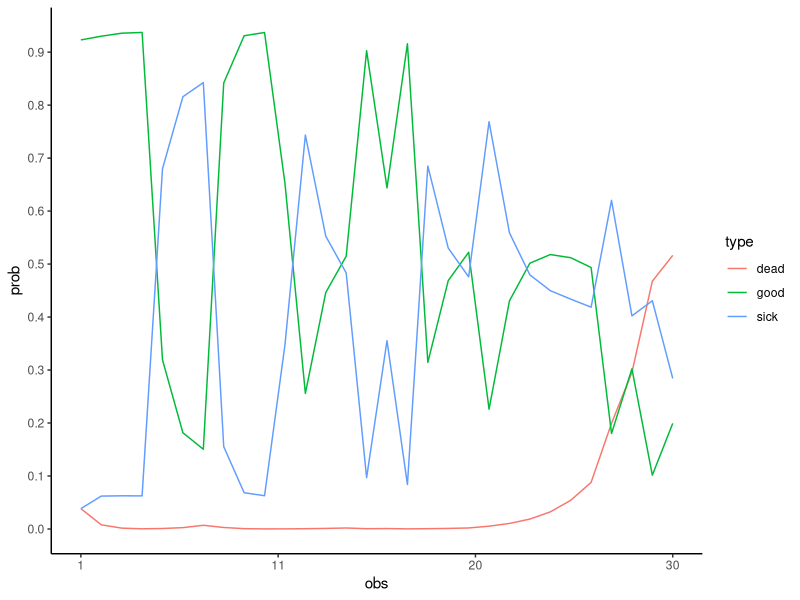
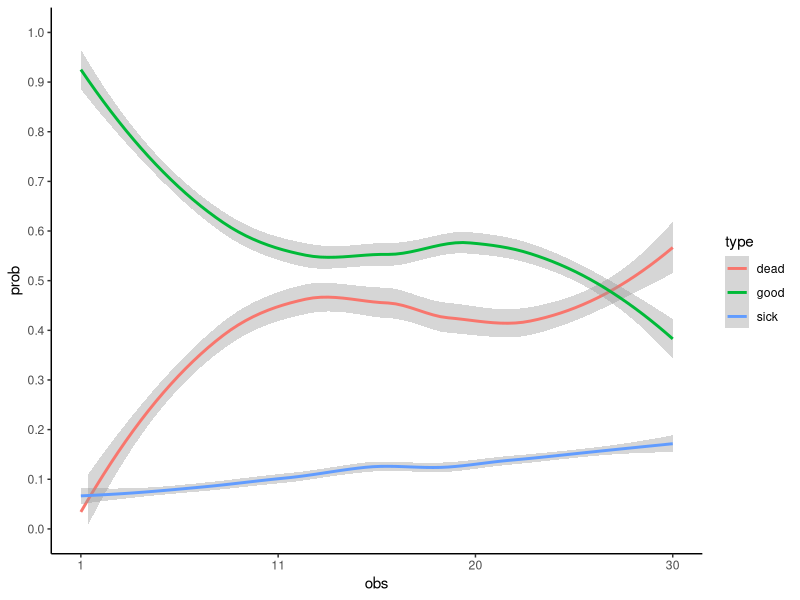

Recreate these plots in R, in order.

rm(list = ls())

library(tidyverse)



transition_m =
          
  matrix(  # to good | to sick | to dead 
          c(0.6,       0.2,       0.2, # from good 
            0.3,       0.4,       0.3,  # from sick 
            0,         0,         1  # from dead 
           ), 
          
          nrow = 3, ncol = 3) 

emission_m = 
  matrix( #     good | sick | dead 
          c(
                0.8,    0.3,  0.1, # prob nothing given col.state
                0.1,    0.3,  0.4, # prob marks 
                0.1,    0.4,  0.5  # dead leaf
          ),  
         nrow = 3, ncol = 3) 


rownames(emission_m) <- c("g", "m", 'd')

forward_HMM_k <- function(
    
    ## returns: joint pmf for a given observed signal 
    ##            and possible hidden states of a markov chain 
  
    TRANSITION_M,  ## obv. a matrix  
    EMISSION_M, ## matrix of emitted probabilities 
    EMITTED_SIGNALS,  ## needs to be a vector 
    STARTING_P, ## needs to be a vector
    DESIRED_K
){
  
  ## initialize 
  first_signal = EMITTED_SIGNALS[1] # first signal 
  STARTING_P * EMISSION_M[rownames(EMISSION_M) == first_signal] -> working_F
  
  if(DESIRED_K > 1){
    ## future states 2, 3, etc... 
    for( STEPS in 2:DESIRED_K){
      
      current_F = rep(NA, length(STARTING_P))
      
      for( STATES in 1:length(STARTING_P)){
        
        current_F[STATES] <- 
          EMISSION_M[
            ## get conditional probs given potential HMM state 
            rownames(EMISSION_M) ==  
              ## get probability for the Hidden state we work with here 
                       EMITTED_SIGNALS[STEPS]][STATES]  * 
                                                          
           ## multiply previous Forward F's  with transition probabilities 
          sum(working_F * TRANSITION_M[,STATES] )
        
      }
      
      working_F = current_F
    }
  }else{
      current_F = working_F
    }
  
  return(current_F)
}

backward_HMM_k <- 
  function(
    TRANSITION_M, 
    EMISSION_M, 
    EMITTED_SIGNALS, 
    STARTING_P, 
    LAST_K
  ){
  
  current_B = rep(1, length(STARTING_P))
  ## past states states 2, 1, etc... {2 and 1 is all we get in this example} 
  
  backward_state_sequence = seq(from = length(EMITTED_SIGNALS) - 1, to = LAST_K, by = -1)
  
  for( STEPS in backward_state_sequence){
  
    working_B = rep(NA, length(STARTING_P))
    
    for( STATES in 1:length(STARTING_P)){
      
      working_B[STATES] <- 
        sum(
          EMISSION_M[rownames(EMISSION_M) == 
                       EMITTED_SIGNALS[STEPS + 1]] * 
          TRANSITION_M[STATES,] * 
          current_B
        )
    }
    
    current_B = working_B
    
  }
  
  return(current_B)
  }


conditional_pmf <- 
  function(
    DESIRED_STATE, 
    DESIRED_K_H, 
    
    EMITTED_SIGNALS_H, 
    TRANSITION_M_H, 
    EMISSION_M_H,
    STARTING_P_H, 
    
    LAST_K_H
    
  ){
    
    forward_HMM_k(
      TRANSITION_M = TRANSITION_M_H, 
      EMISSION_M = EMISSION_M_H, 
      EMITTED_SIGNALS = EMITTED_SIGNALS_H, 
      STARTING_P = STARTING_P_H, 
      DESIRED_K = DESIRED_K_H
    ) -> forward_part 
    
    backward_part <- 
      
      ifelse(
        ## if we want to predict X at the time of last observed 
        ##    signal, then we will assign B_k all 1 
        ##    otherwise, we will use the fucntion to calculate our stuff 
        DESIRED_K_H == length(EMITTED_SIGNALS_H),  
          
        rep(1, length(STARTING_P_H)), 
        
        backward_HMM_k(
          TRANSITION_M = TRANSITION_M_H, 
          EMISSION_M = EMISSION_M_H, 
          EMITTED_SIGNALS = EMITTED_SIGNALS_H, 
          STARTING_P = STARTING_P_H, 
          LAST_K = LAST_K_H
        )
      )
    
    ### now we need to recreate 
    
    prod = forward_part * backward_part
    
    results = prod[DESIRED_STATE]/sum(prod)
    
    return(results)
  }



### loop over the sequence of observed signals and 
signal_seq <- c(
  sample(c("g", "m", "d"), size = 10, replace = TRUE, prob = c(0.7, 0.2, 0.1)), 
  sample(c("g", "m", "d"), size = 10, replace = TRUE, prob = c(0.1, 0.5, 0.4)), 
  sample(c("g", "m", "d"), size = 10, replace = TRUE, prob = c(0, 0.5, 0.5))
)

prob_seq1 <- rep(NA, length(signal_seq))
prob_seq2 <- rep(NA, length(signal_seq))
prob_seq3 <- rep(NA, length(signal_seq))

starting_prob = c(0.6,0.2, 0.2)

for(it in 1:length(signal_seq)){
  
  signal_seq_it <- signal_seq[1:it]
  
  conditional_pmf(
    DESIRED_STATE = 1, 
    DESIRED_K_H = length(signal_seq_it), 
    TRANSITION_M_H = transition_m, 
    EMISSION_M_H = emission_m, 
    STARTING_P_H = starting_prob, 
    EMITTED_SIGNALS_H = signal_seq_it , 
    
    LAST_K_H = 1
  ) -> prob_seq1[it]
  
  conditional_pmf(
    DESIRED_STATE = 2, 
    DESIRED_K_H = length(signal_seq_it), 
    TRANSITION_M_H = transition_m, 
    EMISSION_M_H = emission_m, 
    STARTING_P_H = starting_prob, 
    EMITTED_SIGNALS_H = signal_seq_it , 
    
    LAST_K_H = 1
  ) -> prob_seq2[it]
  
  
  conditional_pmf(
    DESIRED_STATE = 3, 
    DESIRED_K_H = length(signal_seq_it), 
    TRANSITION_M_H = transition_m, 
    EMISSION_M_H = emission_m, 
    STARTING_P_H = starting_prob, 
    EMITTED_SIGNALS_H = signal_seq_it , 
    
    LAST_K_H = 1
  ) -> prob_seq3[it]
}


#########
# 
plot_data = 
  data.frame(obs = rep(seq(from = 1, to = length(signal_seq), by = 1), 3), 
             prob = c(prob_seq1, prob_seq2, prob_seq3), 
             type = c(rep("good", length(prob_seq1)),
                      rep("sick", length(prob_seq2)),
                      rep("dead", length(prob_seq3))
                      )
             )

ggplot(data = plot_data, 
       aes(x = obs, 
           y = prob, 
           group = type, 
           color = type)) + 
  theme_classic() + 
  scale_y_continuous(breaks = seq(from = 0, to = 1, by = 0.1)) + 
  scale_x_continuous(breaks = seq(from = 1, to = max(plot_data$obs), length.out = 4), 
                     labels = function(x){round(x)}) +
  
  geom_line()
  # geom_line(color = "#fcc203") + 
  # geom_ribbon(aes(ymin = prob -sd, ymax = prob + sd), fill = "grey", alpha = 0.25)


################
# now I need to sample some probabilities, run the path, store, and get confidence ribbon 

# sample probabilities 

set.seed(125)
reps = 100
sd_control = 0.1

signal_seq <- c(
  sample(c("g", "m", "d"), size = 10, replace = TRUE, prob = c(0.7, 0.2, 0.1)), 
  sample(c("g", "m", "d"), size = 10, replace = TRUE, prob = c(0.3, 0.3, 0.4)), 
  sample(c("g", "m", "d"), size = 10, replace = TRUE, prob = c(0.15, 0.35, 0.5))
)

clip_01 <- function(x){
  returned <- ifelse(x < 0, 0, x)
  returned <- ifelse(returned > 1, 1, returned)
  return(returned)
}

results_replicate <- 
  data.frame(
    obs =  rep(NA, 3 * length(signal_seq) * reps), 
    prob = rep(NA, 3 * length(signal_seq) * reps), 
    type = rep("", 3 * length(signal_seq) * reps), 
    replicate_id = rep(NA, 3 * length(signal_seq) * reps)
    )

start_p_good = 0.9
start_p_sick = 0.1
start_p_dead = 0

for(i in 1:reps){
  
  print(i)
  
  {
    p_good_good <- clip_01(rnorm(n = 1, mean = 0.8, sd = sd_control))
    p_good_sick <- clip_01(rnorm(n = 1, mean = 0.2, sd = sd_control))
    p_good_dead = 1 - p_good_good - p_good_sick
    
    p_sick_good <- clip_01(rnorm(n = 1, mean = 0.4, sd = sd_control))
    p_sick_sick <- clip_01(rnorm(n = 1, mean = 0.4, sd = sd_control))
    p_sick_dead = 1 - p_sick_good - p_sick_sick
    
    p_dead_good = 0
    p_dead_sick = 0
    p_dead_dead = 1
    
    transition_m =
              
      matrix(  # to good | to sick | to dead 
              c(p_good_good,       p_good_sick,       p_good_dead, # from good 
                p_sick_good,       p_sick_sick,       p_sick_dead,  # from sick 
                p_dead_good,       p_dead_sick,       p_dead_dead  # from dead 
               ), 
              
              ncol = 3, nrow = 3) %>% t()
  }
  
  {
    p_nothin_w_good <- clip_01(rnorm(n = 1, mean = 0.8, sd = sd_control))
    p_mark_w_good   <- clip_01(rnorm(n = 1, mean = 0.1, sd = sd_control))
    p_leaf_w_dead = 1 - p_nothin_w_good - p_mark_w_good
    
    p_nothin_w_sick <- clip_01(rnorm(n = 1, mean = 0.5, sd = sd_control))
    p_mark_w_sick <- clip_01(rnorm(n = 1, mean = 0.4, sd = sd_control))
    p_leaf_w_sick = 1 - p_sick_good - p_sick_sick
    
    p_nothin_w_dead = clip_01(rnorm(n = 1, mean = 0.3, sd = sd_control))
    p_mark_w_dead = clip_01(rnorm(n = 1, mean = 0.3, sd = sd_control))
    p_leaf_w_dead = 1 - p_nothin_w_dead - p_mark_w_dead
    
    emission_m = 
      matrix( #     good | sick | dead 
              c(
                    p_nothin_w_good,    p_nothin_w_sick,  p_nothin_w_dead, # prob nothing given col.state
                    p_mark_w_good,      p_mark_w_sick,  p_mark_w_dead, # prob marks 
                    p_leaf_w_dead,      p_leaf_w_sick,  p_leaf_w_dead  # dead leaf
              ),  
             nrow = 3, ncol = 3)
  }
  
  rownames(emission_m) <- c("g", "m", 'd')
  
  prob_seq1 <- rep(NA, length(signal_seq))
  prob_seq2 <- rep(NA, length(signal_seq))
  prob_seq3 <- rep(NA, length(signal_seq))
  
  p1 = clip_01(rnorm(n = 1, mean = start_p_good, sd= sd_control))
  p2 = clip_01(rnorm(n = 1, mean = start_p_sick, sd = sd_control))
  
  starting_prob = c(p1,
                    p2, 
                    1 - p1 - p2)
  
  for(it in 1:length(signal_seq)){
    
    signal_seq_it <- signal_seq[1:it]
    
    conditional_pmf(
      DESIRED_STATE = 1, 
      DESIRED_K_H = length(signal_seq_it), 
      TRANSITION_M_H = transition_m, 
      EMISSION_M_H = emission_m, 
      STARTING_P_H = starting_prob, 
      EMITTED_SIGNALS_H = signal_seq_it , 
      
      LAST_K_H = 1
    ) -> prob_seq1[it]
    
    conditional_pmf(
      DESIRED_STATE = 2, 
      DESIRED_K_H = length(signal_seq_it), 
      TRANSITION_M_H = transition_m, 
      EMISSION_M_H = emission_m, 
      STARTING_P_H = starting_prob, 
      EMITTED_SIGNALS_H = signal_seq_it , 
      
      LAST_K_H = 1
    ) -> prob_seq2[it]
    
    
    conditional_pmf(
      DESIRED_STATE = 3, 
      DESIRED_K_H = length(signal_seq_it), 
      TRANSITION_M_H = transition_m, 
      EMISSION_M_H = emission_m, 
      STARTING_P_H = starting_prob, 
      EMITTED_SIGNALS_H = signal_seq_it , 
      
      LAST_K_H = 1
    ) -> prob_seq3[it]
  }
  
  s = (i-1)*90 + 1
  f = (i)*90 
  
  results_replicate[(s:f), ] = 
    data.frame(obs = rep(seq(from = 1, to = length(signal_seq), by = 1), 3), 
             prob = c(prob_seq1, prob_seq2, prob_seq3), 
             type = c(rep("good", length(prob_seq1)),
                      rep("sick", length(prob_seq2)),
                      rep("dead", length(prob_seq3))
                      ), 
             replicate_id = i
             )
}

head(results_replicate)

ggplot(data = results_replicate, 
       aes(x = obs, 
           y = prob, 
           group = type, 
           color = type)) + 
  theme_classic() + 
  scale_y_continuous(breaks = seq(from = 0, to = 1, by = 0.1), 
                     limits = c(0,1)) + 
  scale_x_continuous(breaks = seq(from = 1, to = max(results_replicate$obs), length.out = 4), 
                     labels = function(x){round(x)}) + 
  geom_smooth(method = "loess")

